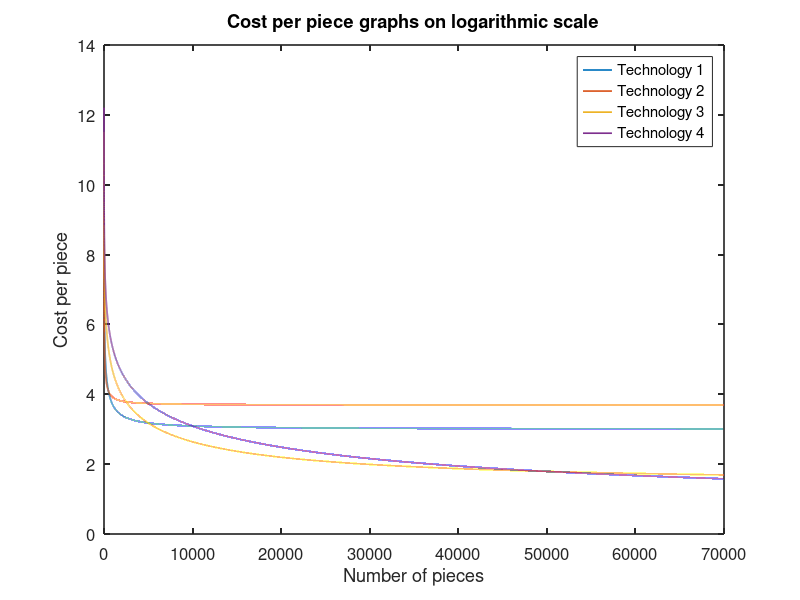
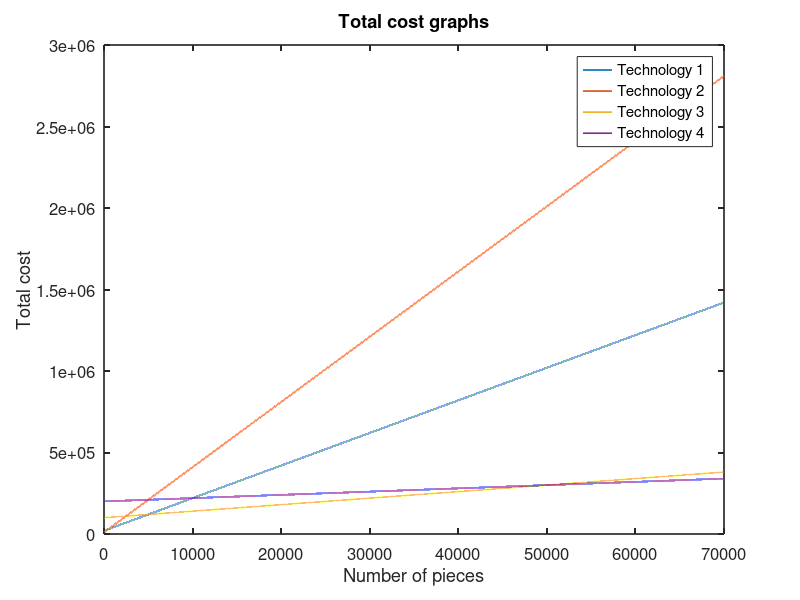
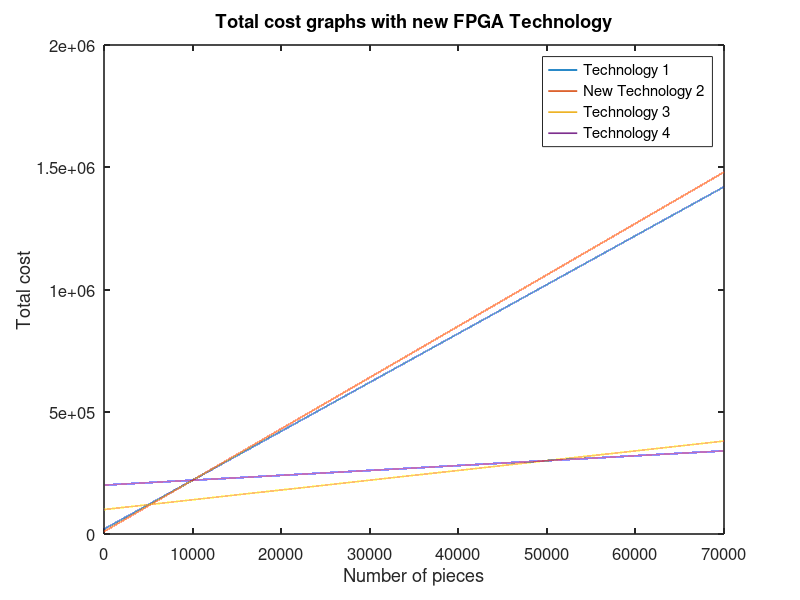

These charts were generated, in order, by the following MATLAB code:
x = 1:1:70000;

a = log(20000./x + 20);
b = log(10000./x + 40);
c = log(100000./x + 4);
d = log(200000./x + 2);

figure(1);
plot(x, a, "linewidth", 1.2, x, b, "linewidth", 1.2, x, c, "linewidth", 1.2, x, d, "linewidth", 1.2);
set(gca, "linewidth", 1.2, "fontsize", 12)
xlabel("Number of pieces");
ylabel("Cost per piece");
title("Cost per piece graphs on logarithmic scale");
legend("Technology 1", "Technology 2", "Technology 3", "Technology 4");

e = 20.*x + 20000;
f = 40.*x + 10000;
g = 4.*x + 100000;
h = 2.*x + 200000;

figure(2);
plot(x, e, "linewidth", 1.2, x, f, "linewidth", 1.2, x, g, "linewidth", 1.2, x, h, "linewidth", 1.2);
set(gca, "linewidth", 1.2, "fontsize", 12)
xlabel("Number of pieces");
ylabel("Total cost");
title("Total cost graphs");
legend("Technology 1", "Technology 2", "Technology 3", "Technology 4");

i = 21.*x + 10000;

figure(3);
plot(x, e, "linewidth", 1.2, x, i, "linewidth", 1.2, x, g, "linewidth", 1.2, x, h, "linewidth", 1.2);
set(gca, "linewidth", 1.2, "fontsize", 12)
xlabel("Number of pieces");
ylabel("Total cost");
title("Total cost graphs with new FPGA Technology");
legend("Technology 1", "New Technology 2", "Technology 3", "Technology 4");